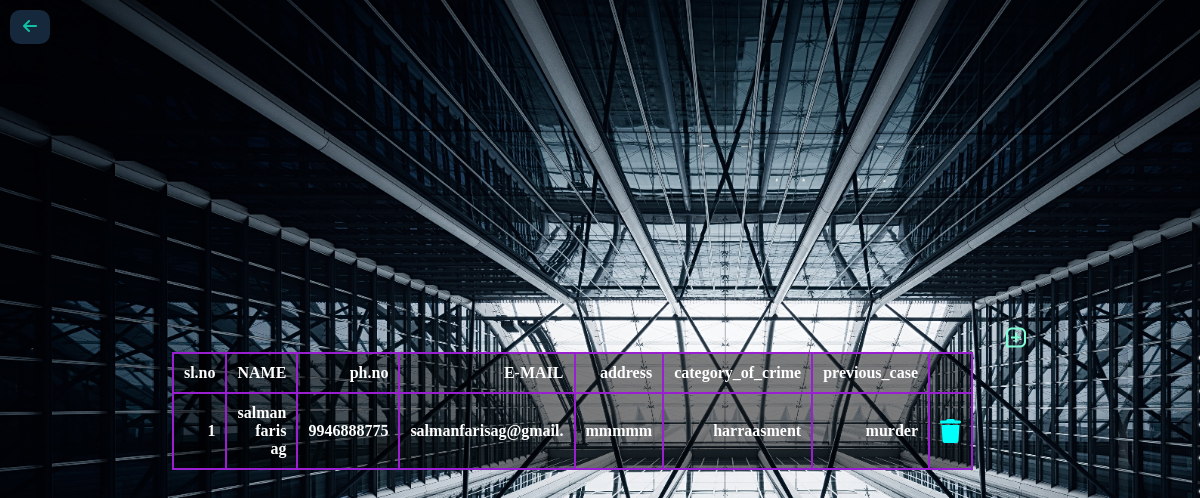
Page /viewcriminals on the earlier database version.
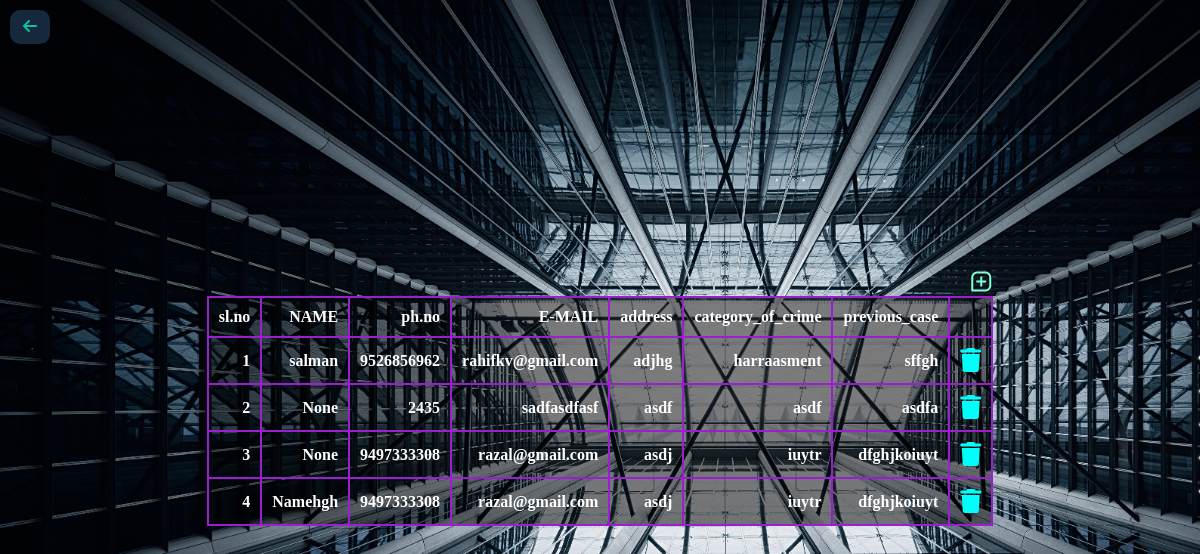
Same page on the later database version.
### theftdetection_app/models.py (models this page shows)
class CriminalsTable(models.Model):
    POLICESTATION = models.ForeignKey(PoliceTable, on_delete=models.CASCADE)
    Name = models.CharField(max_length=30, blank=True, null=True)
    photo = models.FileField(blank=True, null=True)
    phonenumber = models.BigIntegerField(blank=True, null=True)
    email = models.CharField(max_length=20, blank=True, null=True)
    id_proof = models.CharField(max_length=20, blank=True, null=True)
    Address = models.CharField(max_length=30, blank=True, null=True)
    category_of_crime =models.CharField(max_length=20, blank=True, null=True)
    previous_cases =models.CharField(max_length=20, blank=True, null=True)

### theftdetection_app/views.py (the view)
# urls.py: path('viewcriminals',ViewCriminals.as_view(),name="viewcriminals"),
class ViewCriminals(View):
    def get(self,request):
        obj = CriminalsTable.objects.all()
        return render(request,"administration/view criminals.html", {'val': obj})

### templates/administration/view criminals.html (shortened to what this page needs)
{% load static %}
<!DOCTYPE html>
<html lang="en">
<head>
<link rel="stylesheet" href="{% static 'viewcriminals.css' %}">
<link href='https://unpkg.com/boxicons@2.1.4/css/boxicons.min.css' rel='stylesheet'>
<link rel="stylesheet" href="https://cdnjs.cloudflare.com/ajax/libs/font-awesome/6.7.1/css/all.min.css">
</head>
<body>
    <a href="#" class="back-btn" onclick="history.back()"> <i class="fa-solid fa-arrow-left"></i></a>
   <div style="text-align: right;">
    <a href="/addcriminals" ><i class='bx bx-message-square-add  icon' style="color: aquamarine; font-size: 24px;"></i></a>
    <table>
        <thead>
            <tr>
                <th>sl.no</th>
                <th>NAME</th>
                <th>ph.no</th>
                <th>E-MAIL</th>
                <th>address</th>
                <th>category_of_crime</th>
                <th>previous_case</th>
                <th></th>
            </tr>
    </thead>
    <tbody>
        {% for i in val %}
        <tr>
            <td>{{ forloop.counter }}</td>
            <td>{{ i.Name }}</td>
            <td>{{ i.phonenumber }}</td>
            <td>{{ i.email }}</td>
            <td>{{ i.Address }}</td>
            <td>{{ i.category_of_crime }}</td>
            <td>{{ i.previous_cases }}</td>
            <td>
                <a href="delete_criminals/{{ i.LOGIN.id }}"  onclick="return confirm('Are you sure you want to delete this item?')"><i class="fa-solid fa-trash" style="color: rgb(0, 255, 251); font-size: 24px;"></i></a>
            </td>
        </tr>
        {% endfor %}
    </tbody>
</table>
</div>
</body>
</html>

Differences in the rows shown:
removed CriminalsTable: Name "salman faris ag", phonenumber "9946888775", email "salmanfarisag@gmail.", Address "mmmmm", category_of_crime "harraasment", previous_cases "murder"
added CriminalsTable: Name "salman", phonenumber "9526856962", email "rahifkv@gmail.com", Address "adjhg", category_of_crime "harraasment", previous_cases "sffgh"
added CriminalsTable: Name "None", phonenumber "2435", email "sadfasdfasf", Address "asdf", category_of_crime "asdf", previous_cases "asdfa"
added CriminalsTable: Name "None", phonenumber "9497333308", email "razal@gmail.com", Address "asdj", category_of_crime "iuytr", previous_cases "dfghjkoiuyt"
added CriminalsTable: Name "Namehgh", phonenumber "9497333308", email "razal@gmail.com", Address "asdj", category_of_crime "iuytr", previous_cases "dfghjkoiuyt"
